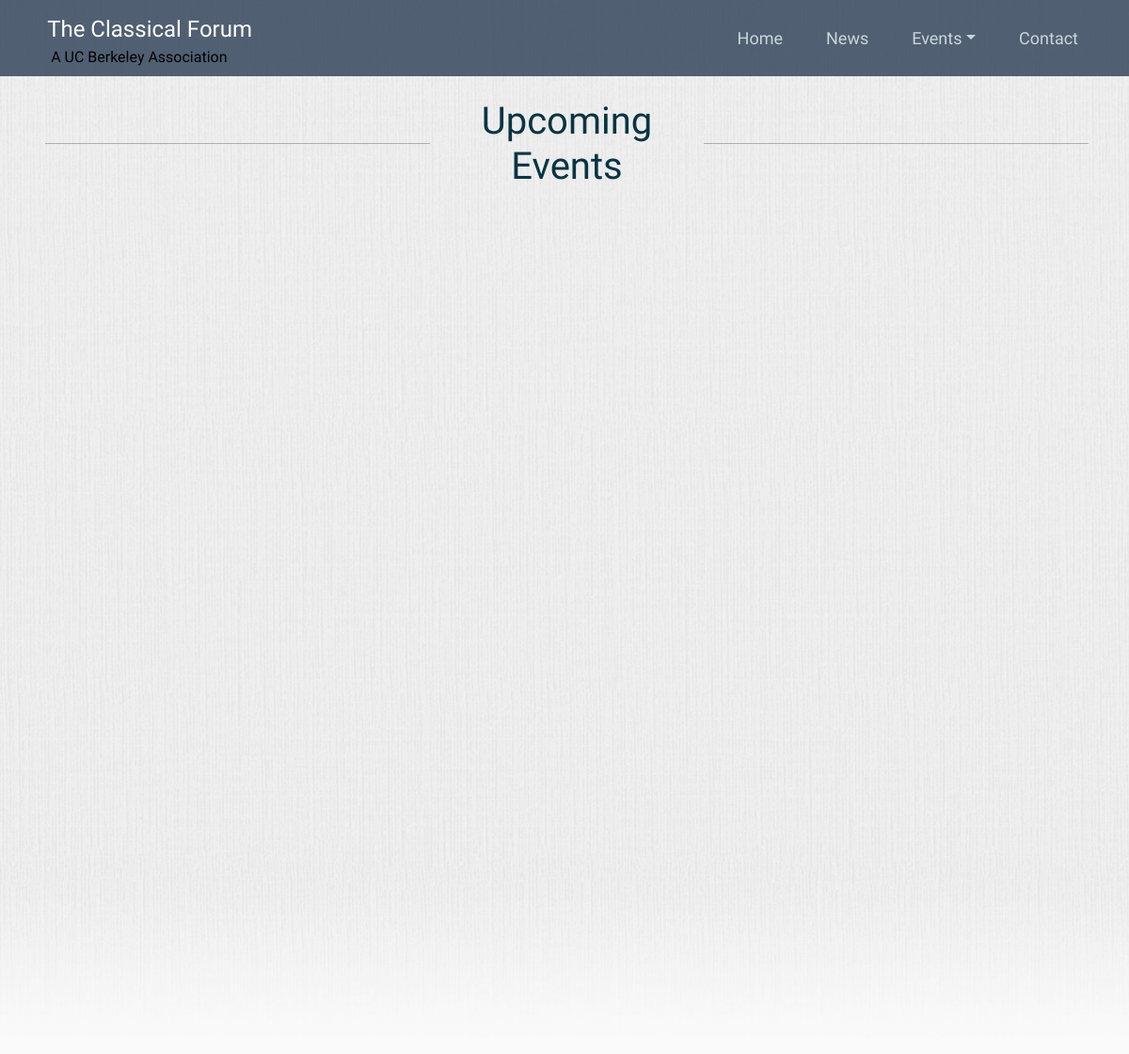
The app's page /upcoming_events, older data.
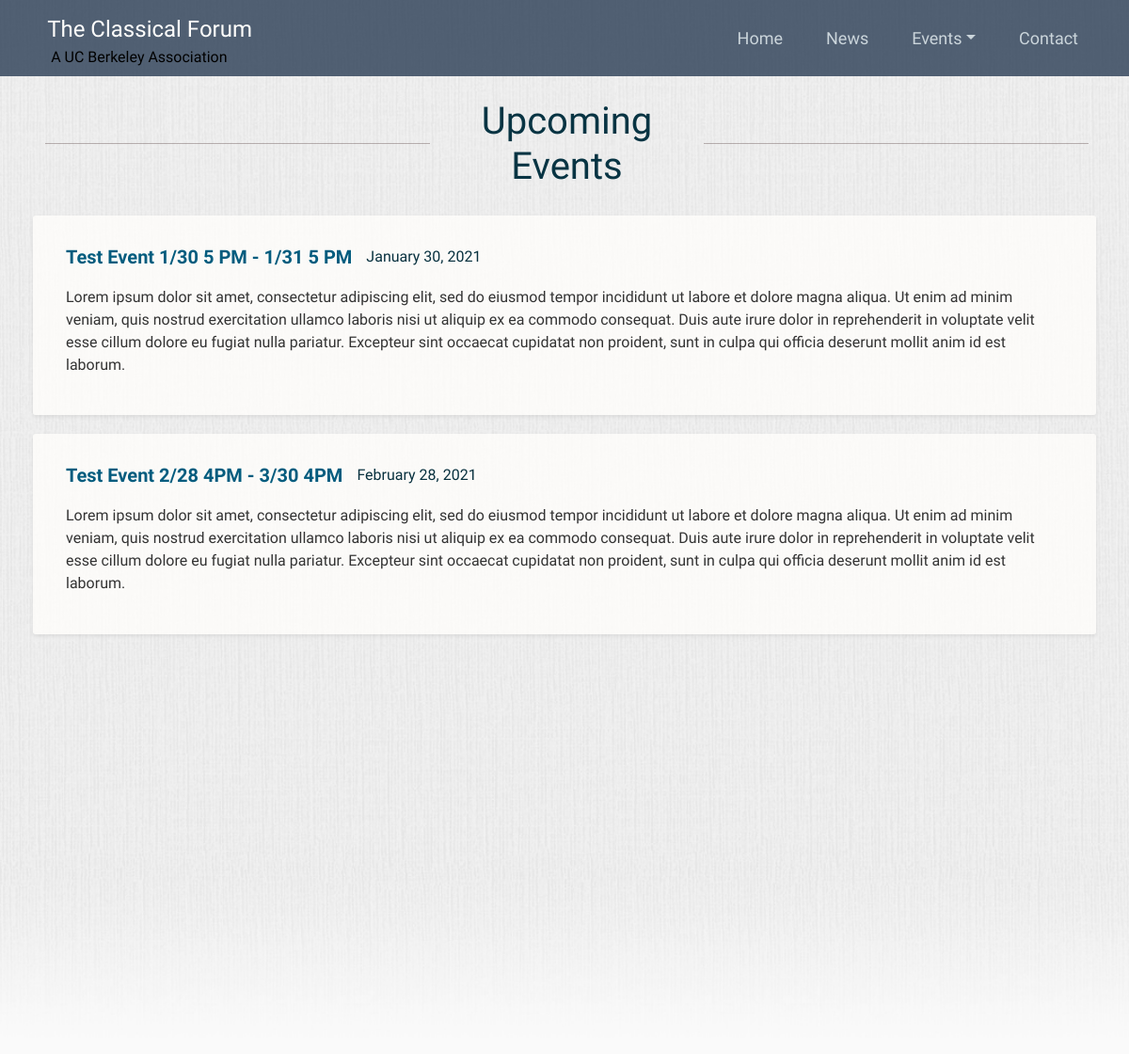
The same page, newer data.
### flask_server/models.py (models this page shows, shortened)
class Event(db.Model):
    id = db.Column(db.Integer, primary_key=True)
    title = db.Column(db.String(100), nullable=False)
    event_date = db.Column(db.DateTime, nullable=False)
    event_end = db.Column(db.DateTime)
    content = db.Column(db.Text, nullable=False)

### flask_server/routes.py (the view)
@main.route('/upcoming_events')
def upcoming_events():
    db.create_all()
    current_datetime = datetime.datetime.utcnow()
    events = Event.query.order_by(Event.event_date.asc()).filter(Event.event_date >= current_datetime).paginate(page=1)
    return render_template('upcoming_events.html', events=events, title='Upcoming Events')

### flask_server/templates/upcoming_events.html (shortened to what this page needs)
{% extends "layout.html" %}
{% block start_background_div %}<div class="bg1">{% endblock start_background_div %}
{% block end_background_div %}</div>{% endblock end_background_div %}
{% block content %}
<div class="container-fluid" style="padding-top: 20px">
<div class="row" style="flex-wrap: nowrap; margin-bottom: 20px; margin-left: -40px">
    <div class="border-center rounded" style="float: left; width: 45%"></div>
    <h1 class="text-center" style="color: #083443; margin-top: 0.8%; min-width: 20%">Upcoming Events</h1>
    <div class="border-center rounded" style="float: right; width: 45%"></div>
</div>
</div>
{% for item in events.items %}
    <div class="shadow-sm row content-section" style="">
        <div class="col" style="margin-top: 2%">
            <div class="row" style="margin-left: 0px">
                <a class="bold nounderline" style="color: #035c7e; font-size: 1.25rem; margin-bottom: .5rem; line-height: 1.2" href="{{ url_for('main.event', event_id=item.id) }}">{{ item.title }}</a>
                <div style="margin-left: 15px">
                    <div class="" style="color: #08313f">{{ item.event_date.strftime('%B') }} {{ item.event_date.strftime('%d') }}, {{ item.event_date.strftime('%Y') }}</div>
                </div>
            </div>
            <p class="line-clamp" style="margin-top: 1%; margin-bottom: 3%">
                {{ item.content }}
            </p>
        </div>
    </div>
{% endfor %}
{% endblock content %}

Row changes from the older to the newer data that the page shows:
added Event: title "Test Event 1/30 5 PM - 1/31 5 PM", event_date "January", event_date "30", event_date "2021", content "Lorem ipsum dolor sit amet, consectetur adipiscing elit, sed do eiusmod tempor incididunt ut labore et dolore magna aliqua. Ut enim ad minim veniam, quis nostrud exercitation ullamco laboris nisi ut aliquip ex ea commodo consequat. Duis aute irure dolor in reprehenderit in voluptate velit esse cillum dolore eu fugiat nulla pariatur. Excepteur sint occaecat cupidatat non proident, sunt in culpa qui officia deserunt mollit anim id est laborum."
added Event: title "Test Event 2/28 4PM - 3/30 4PM", event_date "February", event_date "28", event_date "2021", content "Lorem ipsum dolor sit amet, consectetur adipiscing elit, sed do eiusmod tempor incididunt ut labore et dolore magna aliqua. Ut enim ad minim veniam, quis nostrud exercitation ullamco laboris nisi ut aliquip ex ea commodo consequat. Duis aute irure dolor in reprehenderit in voluptate velit esse cillum dolore eu fugiat nulla pariatur. Excepteur sint occaecat cupidatat non proident, sunt in culpa qui officia deserunt mollit anim id est laborum."
